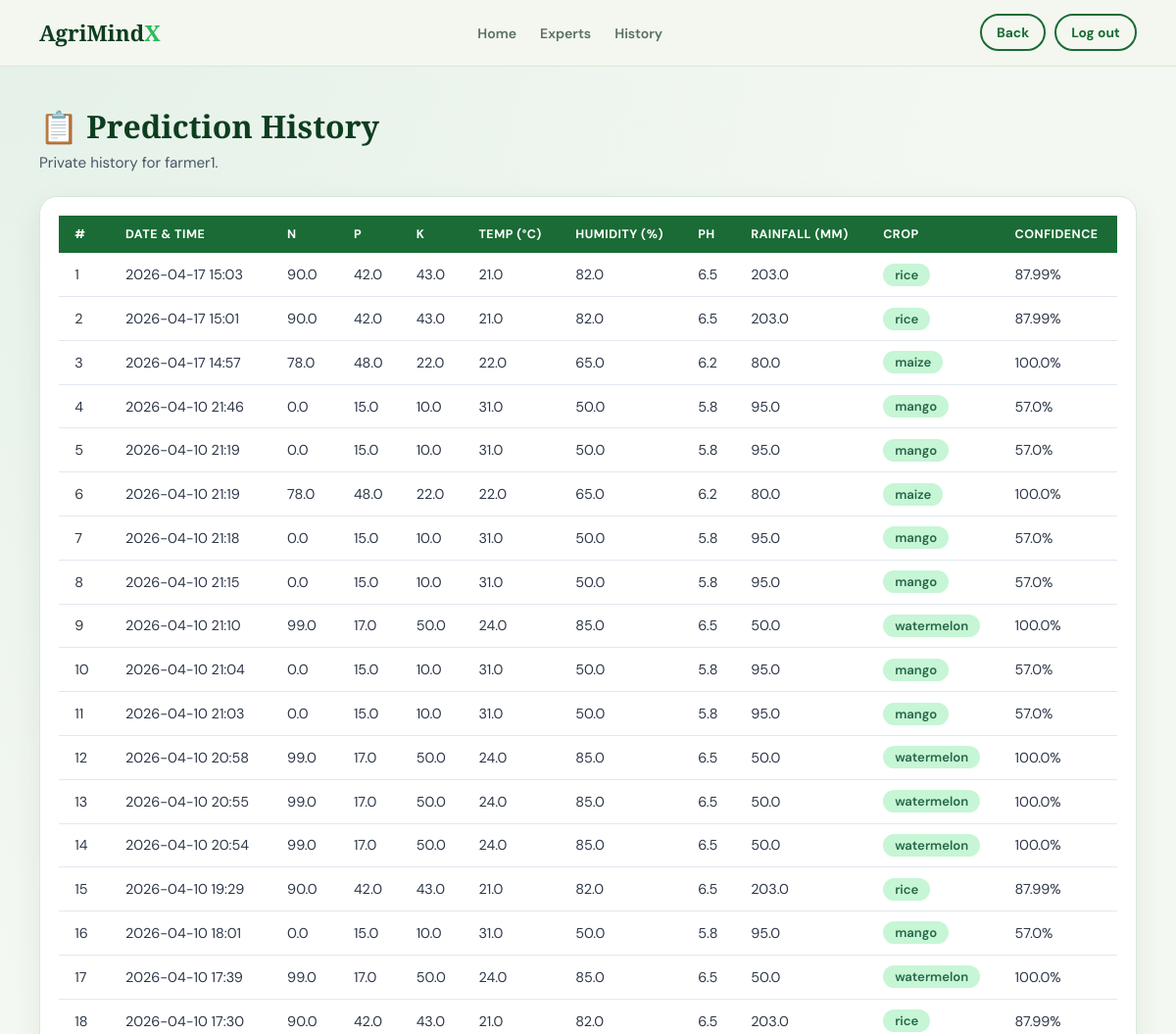
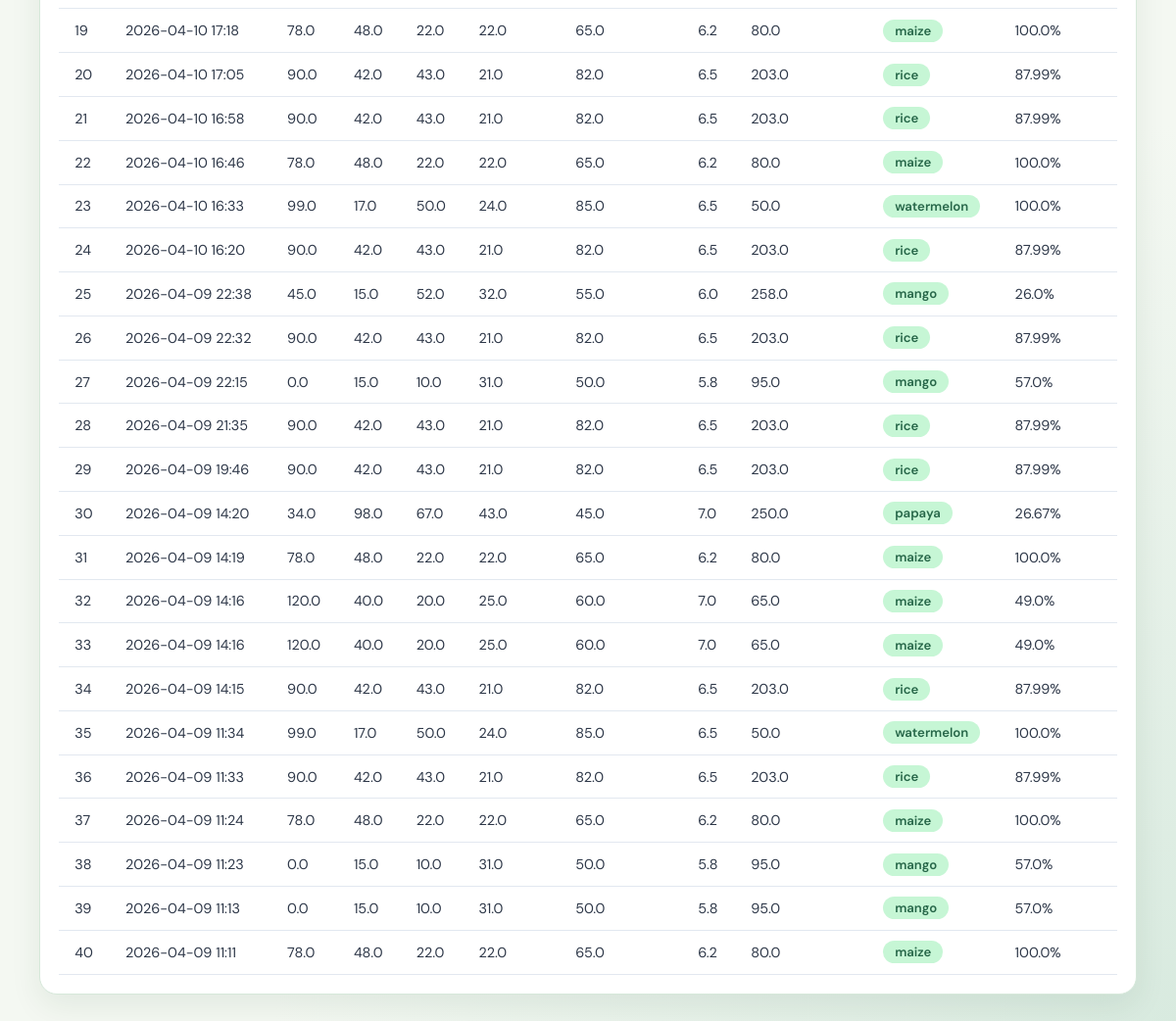
Page /history (signed in) on the committed database (2 pictures, top to bottom).
### app.py (models this page shows)
class User(db.Model):
    id             = db.Column(db.Integer, primary_key=True)
    username       = db.Column(db.String(80), unique=True, nullable=False)
    email          = db.Column(db.String(120), unique=True, nullable=True)
    password_hash  = db.Column(db.String(255), nullable=False)
    role           = db.Column(db.String(20), nullable=False, default="member")
    created_at     = db.Column(db.DateTime, default=datetime.utcnow)

class Prediction(db.Model):
    id          = db.Column(db.Integer, primary_key=True)
    timestamp   = db.Column(db.DateTime, default=datetime.utcnow)
    owner_username = db.Column(db.String(80), index=True)
    N           = db.Column(db.Float)
    P           = db.Column(db.Float)
    K           = db.Column(db.Float)
    temperature = db.Column(db.Float)
    humidity    = db.Column(db.Float)
    ph          = db.Column(db.Float)
    rainfall    = db.Column(db.Float)
    result      = db.Column(db.String(50))
    confidence  = db.Column(db.Float)

### app.py (the view)
@app.route("/history")
@role_required("farmer", "member")
def history():
    current_user = get_current_user()
    records = (Prediction.query
               .filter_by(owner_username=current_user.username)
               .order_by(Prediction.timestamp.desc())
               .limit(100)
               .all())
    return render_template(
        "history.html",
        records=records,
        current_user=current_user,
        is_admin_view=False,
    )

### app.py (called while the page is built)
def format_local_timestamp(dt_value, fmt="%Y-%m-%d %H:%M"):
    if dt_value is None:
        return "N/A"
    return (dt_value + LOCAL_TIME_OFFSET).strftime(fmt)

@app.template_filter("localtime")
def localtime_filter(dt_value, fmt="%Y-%m-%d %H:%M"):
    return format_local_timestamp(dt_value, fmt)

def get_current_user():
    user_id = session.get("user_id")
    if not user_id:
        return None
    return db.session.get(User, user_id)

def role_required(*roles):
    def decorator(view):
        @wraps(view)
        def wrapped(*args, **kwargs):
            current_user = get_current_user()
            if current_user is None:
                flash("Please log in first.", "auth")
                return redirect(url_for("login"))
            if current_user.role not in roles:
                flash("You do not have access to this page.", "auth")
                return redirect(url_for("home"))
            return view(*args, **kwargs)
        return wrapped
    return decorator

@app.context_processor
def inject_user_context():
    current_user = get_current_user()
    def get_user_bookings(username):
        """Retrieve all bookings for a user, ordered by date (newest first)"""
        bookings = FarmerBooking.query.filter_by(created_by_username=username).order_by(FarmerBooking.created_at.desc()).all()
        return bookings
    return {
        "session_user": current_user,
        "is_authenticated": current_user is not None,
        "get_user_bookings": get_user_bookings,
    }

### templates/history.html (shortened to what this page needs)
<!DOCTYPE html>
<html lang="en">
<head>
</head>
<body>
<nav>
  <a class="logo" href="{{ url_for('home') }}">AgriMind<span>X</span></a>
  <ul class="nav-links">
    <li><a href="{{ url_for('home') }}">Home</a></li>
    <li><a href="{{ url_for('farmers') }}">Experts</a></li>
    <li><a href="{{ url_for('history') }}">History</a></li>
  </ul>
  <div class="nav-actions">
    <a href="{{ url_for('admin_dashboard') if is_admin_view else '/' }}" class="back">Back</a>
    <a href="/logout" class="logout">Log out</a>
  </div>
</nav>
<div class="container">
  <div class="topbar">
    <div>
      <h1>📋 Prediction History</h1>
      {% if is_admin_view %}
      <div class="subtitle">Admin view: showing latest prediction history across all users.</div>
      {% else %}
      <div class="subtitle">Private history for {{ current_user.username }}.</div>
      {% endif %}
    </div>
  </div>
  <div class="card">
    {% if records %}
    <table>
      <thead>
        <tr>
          <th>#</th>
          <th>Date &amp; Time</th>
          <th>N</th><th>P</th><th>K</th>
          <th>Temp (°C)</th><th>Humidity (%)</th>
          <th>pH</th><th>Rainfall (mm)</th>
          <th>Crop</th>
          <th>Confidence</th>
        </tr>
      </thead>
      <tbody>
        {% for r in records %}
        <tr>
          <td>{{ loop.index }}</td>
          <td>{{ r.timestamp | localtime('%Y-%m-%d %H:%M') }}</td>
          <td>{{ r.N }}</td>
          <td>{{ r.P }}</td>
          <td>{{ r.K }}</td>
          <td>{{ r.temperature }}</td>
          <td>{{ r.humidity }}</td>
          <td>{{ r.ph }}</td>
          <td>{{ r.rainfall }}</td>
          <td><span class="badge">{{ r.result }}</span></td>
          <td>{{ r.confidence }}%</td>
        </tr>
        {% endfor %}
      </tbody>
    </table>
    {% else %}
    <div class="empty">No predictions yet. Make your first prediction!</div>
    {% endif %}
  </div>
</div>
</body>
</html>

### templates/history.html (style rules this page uses)
*, *::before, *::after { box-sizing: border-box; margin: 0; padding: 0; }
body { font-family: 'DM Sans', sans-serif; background: radial-gradient(circle at 0% 0%, #e4f1e8 0%, transparent 42%), radial-gradient(circle at 100% 100%, #d8eadf 0%, transparent 38%), #f4f8f2; padding: 6.7rem 1rem 2rem; color: #2d3748; }
nav { position:fixed;top:0;left:0;right:0;z-index:200; display:flex;align-items:center;justify-content:space-between; padding:.9rem 2.5rem; background:rgba(244,247,240,.94);backdrop-filter:blur(16px); border-bottom:1px solid #d6e8da; }
.logo { font-family:'Playfair Display',serif;font-size:1.4rem;font-weight:900;color:#0d3d1f;text-decoration:none }
.logo span { color:#2dbb5d }
.nav-links { display:flex;gap:1.5rem;list-style:none }
.nav-links a { text-decoration:none;color:#5a7060;font-size:.88rem;font-weight:600 }
.nav-actions { display:flex;align-items:center;gap:.55rem;flex-wrap:wrap }
.container { max-width: 1120px; margin: 0 auto; }
.topbar { display:flex; align-items:center; justify-content:space-between; gap:1rem; flex-wrap:wrap; margin-bottom:1.5rem; }
h1 { font-family:'Playfair Display',serif; color: #0d3d1f; margin-bottom: .35rem; font-size: 2rem; }
.subtitle { color:#4a5568; font-size:.95rem; }
.back, .logout { color: #1a6b35; text-decoration: none; font-size:.86rem;font-weight:700; border: 2px solid #1a6b35; border-radius:999px; padding:.5rem .95rem; display:inline-block; background:transparent; }
.card { background:#fff; border-radius:18px; padding:1.2rem; border:1px solid #d6e8da; box-shadow: 0 12px 32px rgba(13,61,31,.08); overflow-x:auto; }
table { width:100%; border-collapse:collapse; font-size:.9rem; }
th { background:#1a6b35; color:#fff; padding:.7rem 1rem; text-align:left; white-space:nowrap; text-transform:uppercase; font-size:.78rem; letter-spacing:.04em; }
td { padding:.65rem 1rem; border-bottom:1px solid #e2e8f0; white-space:nowrap; }
.badge { display:inline-block; padding:3px 12px; border-radius:999px; background:#c6f6d5; color:#276749; font-weight:600; font-size:.82rem; }

### rows in the picture
User: username "farmer1"
Prediction: timestamp "2026-04-17 15:03", N "90.0", P "42.0", K "43.0", temperature "21.0", humidity "82.0", ph "6.5", rainfall "203.0", result "rice", confidence "87.99"
Prediction: timestamp "2026-04-17 15:01", N "90.0", P "42.0", K "43.0", temperature "21.0", humidity "82.0", ph "6.5", rainfall "203.0", result "rice", confidence "87.99"
Prediction: timestamp "2026-04-17 14:57", N "78.0", P "48.0", K "22.0", temperature "22.0", humidity "65.0", ph "6.2", rainfall "80.0", result "maize", confidence "100.0"
Prediction: timestamp "2026-04-10 21:46", N "0.0", P "15.0", K "10.0", temperature "31.0", humidity "50.0", ph "5.8", rainfall "95.0", result "mango", confidence "57.0"
Prediction: timestamp "2026-04-10 21:19", N "0.0", P "15.0", K "10.0", temperature "31.0", humidity "50.0", ph "5.8", rainfall "95.0", result "mango", confidence "57.0"
Prediction: timestamp "2026-04-10 21:19", N "78.0", P "48.0", K "22.0", temperature "22.0", humidity "65.0", ph "6.2", rainfall "80.0", result "maize", confidence "100.0"
Prediction: timestamp "2026-04-10 21:18", N "0.0", P "15.0", K "10.0", temperature "31.0", humidity "50.0", ph "5.8", rainfall "95.0", result "mango", confidence "57.0"
Prediction: timestamp "2026-04-10 21:15", N "0.0", P "15.0", K "10.0", temperature "31.0", humidity "50.0", ph "5.8", rainfall "95.0", result "mango", confidence "57.0"
Prediction: timestamp "2026-04-10 21:10", N "99.0", P "17.0", K "50.0", temperature "24.0", humidity "85.0", ph "6.5", rainfall "50.0", result "watermelon", confidence "100.0"
Prediction: timestamp "2026-04-10 21:04", N "0.0", P "15.0", K "10.0", temperature "31.0", humidity "50.0", ph "5.8", rainfall "95.0", result "mango", confidence "57.0"
Prediction: timestamp "2026-04-10 21:03", N "0.0", P "15.0", K "10.0", temperature "31.0", humidity "50.0", ph "5.8", rainfall "95.0", result "mango", confidence "57.0"
Prediction: timestamp "2026-04-10 20:58", N "99.0", P "17.0", K "50.0", temperature "24.0", humidity "85.0", ph "6.5", rainfall "50.0", result "watermelon", confidence "100.0"
Prediction: timestamp "2026-04-10 20:55", N "99.0", P "17.0", K "50.0", temperature "24.0", humidity "85.0", ph "6.5", rainfall "50.0", result "watermelon", confidence "100.0"
Prediction: timestamp "2026-04-10 20:54", N "99.0", P "17.0", K "50.0", temperature "24.0", humidity "85.0", ph "6.5", rainfall "50.0", result "watermelon", confidence "100.0"
Prediction: timestamp "2026-04-10 19:29", N "90.0", P "42.0", K "43.0", temperature "21.0", humidity "82.0", ph "6.5", rainfall "203.0", result "rice", confidence "87.99"
Prediction: timestamp "2026-04-10 18:01", N "0.0", P "15.0", K "10.0", temperature "31.0", humidity "50.0", ph "5.8", rainfall "95.0", result "mango", confidence "57.0"
Prediction: timestamp "2026-04-10 17:39", N "99.0", P "17.0", K "50.0", temperature "24.0", humidity "85.0", ph "6.5", rainfall "50.0", result "watermelon", confidence "100.0"
Prediction: timestamp "2026-04-10 17:30", N "90.0", P "42.0", K "43.0", temperature "21.0", humidity "82.0", ph "6.5", rainfall "203.0", result "rice", confidence "87.99"
Prediction: timestamp "2026-04-10 17:18", N "78.0", P "48.0", K "22.0", temperature "22.0", humidity "65.0", ph "6.2", rainfall "80.0", result "maize", confidence "100.0"
Prediction: timestamp "2026-04-10 17:05", N "90.0", P "42.0", K "43.0", temperature "21.0", humidity "82.0", ph "6.5", rainfall "203.0", result "rice", confidence "87.99"
Prediction: timestamp "2026-04-10 16:58", N "90.0", P "42.0", K "43.0", temperature "21.0", humidity "82.0", ph "6.5", rainfall "203.0", result "rice", confidence "87.99"
Prediction: timestamp "2026-04-10 16:46", N "78.0", P "48.0", K "22.0", temperature "22.0", humidity "65.0", ph "6.2", rainfall "80.0", result "maize", confidence "100.0"
Prediction: timestamp "2026-04-10 16:33", N "99.0", P "17.0", K "50.0", temperature "24.0", humidity "85.0", ph "6.5", rainfall "50.0", result "watermelon", confidence "100.0"
Prediction: timestamp "2026-04-10 16:20", N "90.0", P "42.0", K "43.0", temperature "21.0", humidity "82.0", ph "6.5", rainfall "203.0", result "rice", confidence "87.99"
Prediction: timestamp "2026-04-09 22:38", N "45.0", P "15.0", K "52.0", temperature "32.0", humidity "55.0", ph "6.0", rainfall "258.0", result "mango", confidence "26.0"
Prediction: timestamp "2026-04-09 22:32", N "90.0", P "42.0", K "43.0", temperature "21.0", humidity "82.0", ph "6.5", rainfall "203.0", result "rice", confidence "87.99"
Prediction: timestamp "2026-04-09 22:15", N "0.0", P "15.0", K "10.0", temperature "31.0", humidity "50.0", ph "5.8", rainfall "95.0", result "mango", confidence "57.0"
Prediction: timestamp "2026-04-09 21:35", N "90.0", P "42.0", K "43.0", temperature "21.0", humidity "82.0", ph "6.5", rainfall "203.0", result "rice", confidence "87.99"
Prediction: timestamp "2026-04-09 19:46", N "90.0", P "42.0", K "43.0", temperature "21.0", humidity "82.0", ph "6.5", rainfall "203.0", result "rice", confidence "87.99"
Prediction: timestamp "2026-04-09 14:20", N "34.0", P "98.0", K "67.0", temperature "43.0", humidity "45.0", ph "7.0", rainfall "250.0", result "papaya", confidence "26.67"
Prediction: timestamp "2026-04-09 14:19", N "78.0", P "48.0", K "22.0", temperature "22.0", humidity "65.0", ph "6.2", rainfall "80.0", result "maize", confidence "100.0"
Prediction: timestamp "2026-04-09 14:16", N "120.0", P "40.0", K "20.0", temperature "25.0", humidity "60.0", ph "7.0", rainfall "65.0", result "maize", confidence "49.0"
Prediction: timestamp "2026-04-09 14:16", N "120.0", P "40.0", K "20.0", temperature "25.0", humidity "60.0", ph "7.0", rainfall "65.0", result "maize", confidence "49.0"
Prediction: timestamp "2026-04-09 14:15", N "90.0", P "42.0", K "43.0", temperature "21.0", humidity "82.0", ph "6.5", rainfall "203.0", result "rice", confidence "87.99"
Prediction: timestamp "2026-04-09 11:34", N "99.0", P "17.0", K "50.0", temperature "24.0", humidity "85.0", ph "6.5", rainfall "50.0", result "watermelon", confidence "100.0"
Prediction: timestamp "2026-04-09 11:33", N "90.0", P "42.0", K "43.0", temperature "21.0", humidity "82.0", ph "6.5", rainfall "203.0", result "rice", confidence "87.99"
Prediction: timestamp "2026-04-09 11:24", N "78.0", P "48.0", K "22.0", temperature "22.0", humidity "65.0", ph "6.2", rainfall "80.0", result "maize", confidence "100.0"
Prediction: timestamp "2026-04-09 11:23", N "0.0", P "15.0", K "10.0", temperature "31.0", humidity "50.0", ph "5.8", rainfall "95.0", result "mango", confidence "57.0"
Prediction: timestamp "2026-04-09 11:13", N "0.0", P "15.0", K "10.0", temperature "31.0", humidity "50.0", ph "5.8", rainfall "95.0", result "mango", confidence "57.0"
Prediction: timestamp "2026-04-09 11:11", N "78.0", P "48.0", K "22.0", temperature "22.0", humidity "65.0", ph "6.2", rainfall "80.0", result "maize", confidence "100.0"
